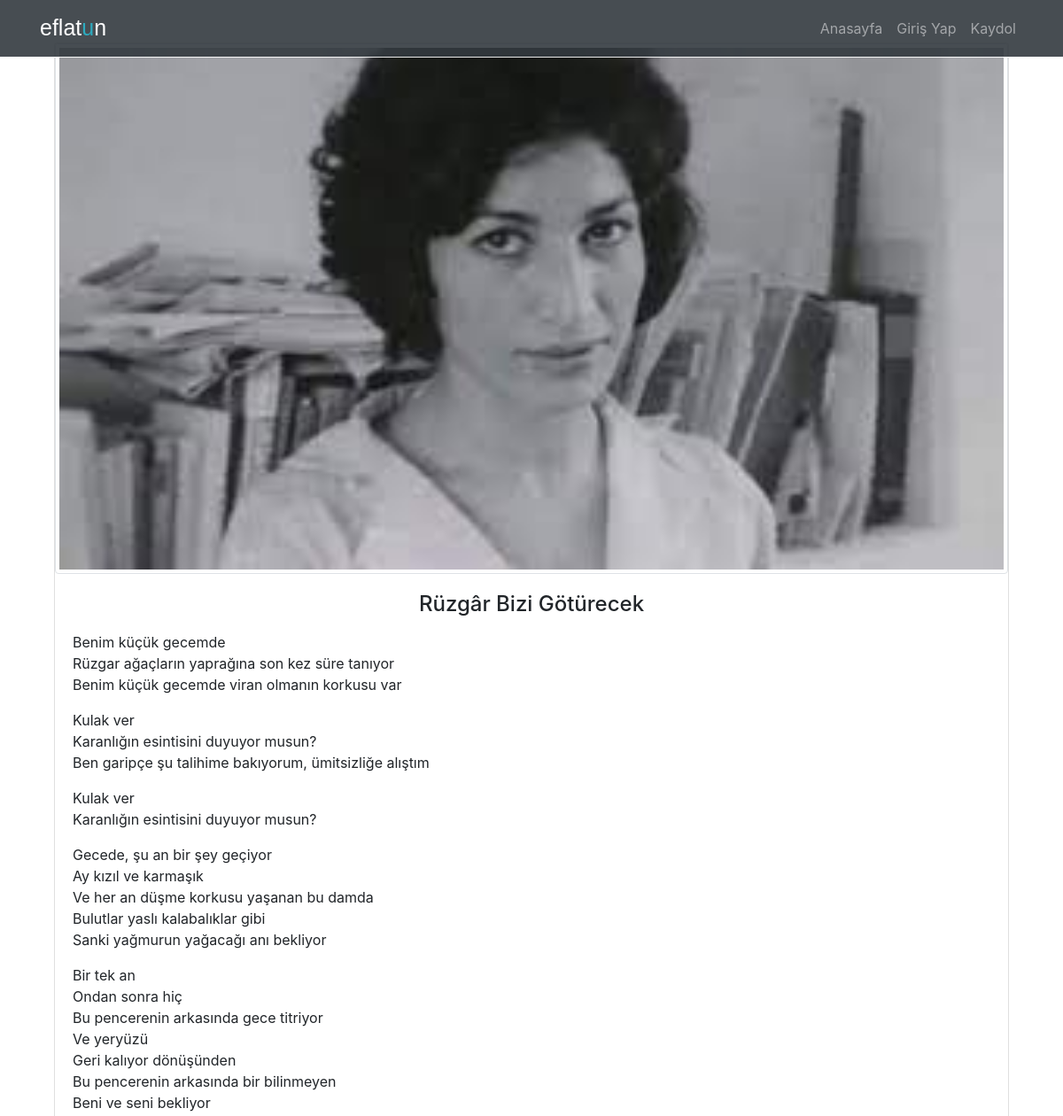
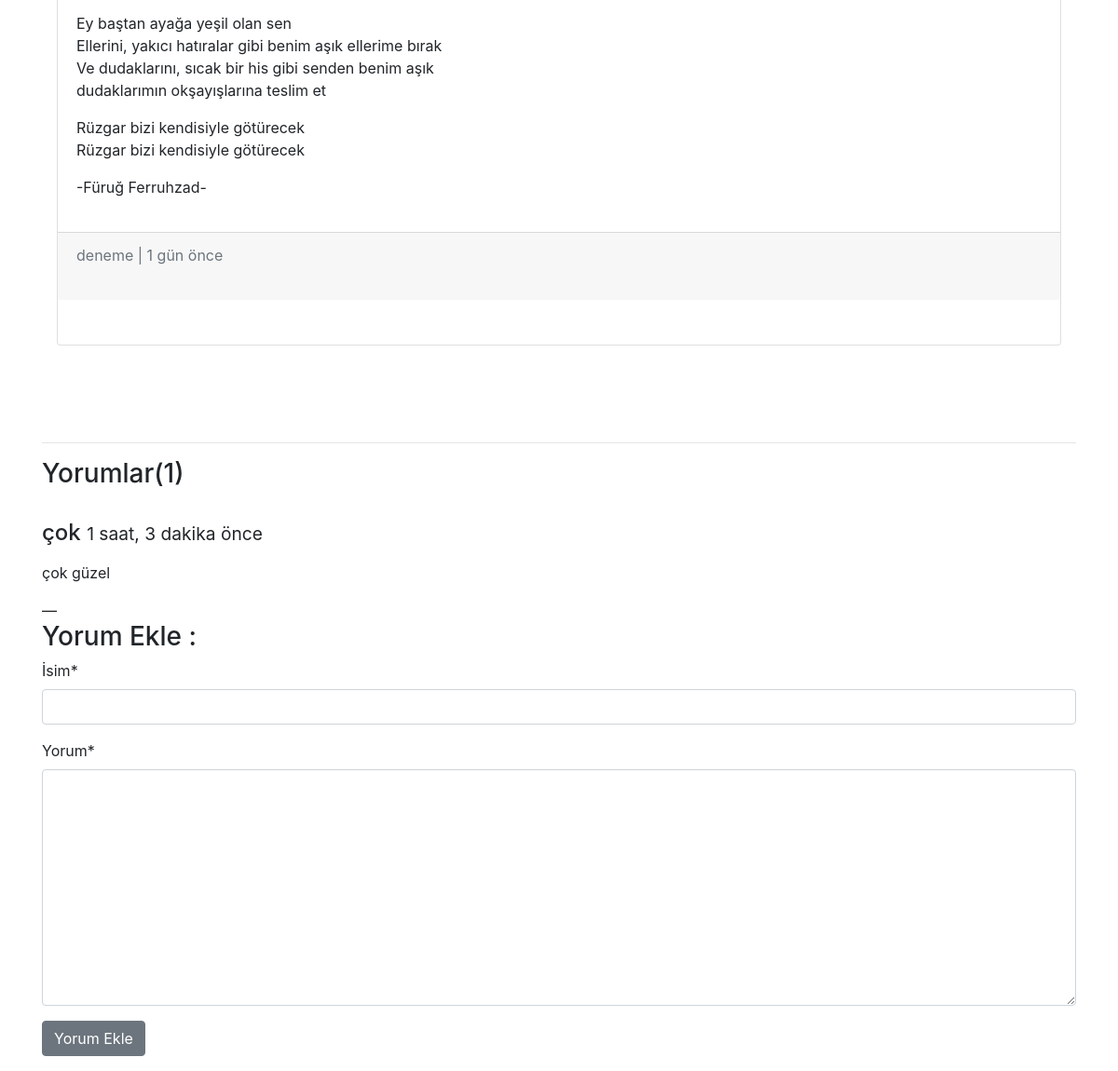
Screenshot of /post/detail/ruzgar-bizi-goturecek with the database file from the repository (2 pictures, top to bottom).
### post/models.py (models this page shows, shortened)
class Post(models.Model):
    title = models.CharField(max_length=250,verbose_name="Başlık")
    content =models.TextField(verbose_name="İçerik")
    date = models.DateTimeField(auto_now_add=True,verbose_name="Yayın Tarihi")
    slug = models.SlugField(unique=True,editable=False)
    image = models.ImageField(blank=False,null=False,verbose_name="Resim")
    author = models.ForeignKey("auth.user", verbose_name="Yazar", on_delete=models.CASCADE)
    class Meta:
        ordering = ["-date","id"]

class Comment(models.Model):
    post=models.ForeignKey("post.Post",related_name="comments",on_delete=models.CASCADE)
    name = models.CharField(max_length=200, verbose_name="İsim")
    content = models.TextField(max_length=500,verbose_name="Yorum")
    created_date=models.DateTimeField(auto_now_add=True)

### post/views.py (the view)
# urls.py: path('post/detail/<slug:slug>',post_detail,name="detail"),
def post_detail(request,slug):
    post = get_object_or_404(Post, slug=slug)
    form = CommentForm(request.POST or None)
    if form.is_valid():
        comment = form.save(commit=False)
        comment.post = post
        comment.save()
    context = {
        "post": post,
        "form":form,
    }
    return render(request,"detail.html",context)

### post/forms.py
class CommentForm(forms.ModelForm):
    class Meta:
        model=Comment
        fields = [
            "name",
            "content",
        ]

### templates/detail.html (shortened to what this page needs)
{% extends 'base.html' %}
{% block content %}
    <div class="container mt-5">
         <div class="card mb-3 mx-3 mt-5">
                <img src="{{post.image.url}}" class="card-img-top img-thumbnail">
            <div class="card-body">
                    <h4 class="card-title text-center ">{{post.title}}</h4>
                    <p class="card-text">
                        {{post.content|linebreaks}}
                    </p>
            </div>
            <div class="card-footer text-muted mb-5">
                {{post.author.get_full_name|default:post.author.username}} | {{post.date|timesince}} önce <br><br>
            </div>
    </div>
            <br><br><br><hr>
            <h3>Yorumlar({{post.comments.all|length}})</h3><br>
            {% for comment in post.comments.all %}
                <h4>{{ comment.name }}&nbsp;<small>{{ comment.created_date|timesince}} önce</small></h4>
                <p>{{ comment.content|linebreaks}}</p>&horbar;
            {% endfor %}
            <h3>Yorum Ekle : </h3>
            {% include "comment.html" %}
{% endblock %}

### templates/base.html (style rules this page uses)
body { position:relative; }

### rows the page displays
Post: image (picture), title "Rüzgâr Bizi Götürecek", content "Benim küçük gecemde Rüzgar ağaçların yaprağına son kez süre tanıyor Benim küçük gecemde viran olmanın korkusu var Kulak ver Karanlığın esintisini duyuyor musun? Ben garipçe şu talihime bakıyorum, ümitsizliğe alıştım Kulak ver Karanlığın esintisini duyuyor musun? Gecede, şu an bir şey geçiyor Ay kızıl ve karmaşık Ve her an düşme korkusu yaşanan bu damda Bulutlar yaslı kalabalıklar gibi Sanki yağmurun yağacağı anı bekliyor Bir tek an Ondan sonra hiç Bu pencerenin arkasında gece titriyor Ve yeryüzü Geri kalıyor dönüşünden Bu pencerenin arkasında bir bilinmeyen Beni ve seni bekliyor Ey baştan ayağa yeşil olan sen Ellerini, yakıcı hatıralar gibi benim aşık ellerime bırak Ve dudaklarını, sıcak…", author.get_full_name "deneme", date "1 gün", comments.all|length "1"
Comment: name "çok", created_date "1 saat, 3 dakika", content "çok güzel"
